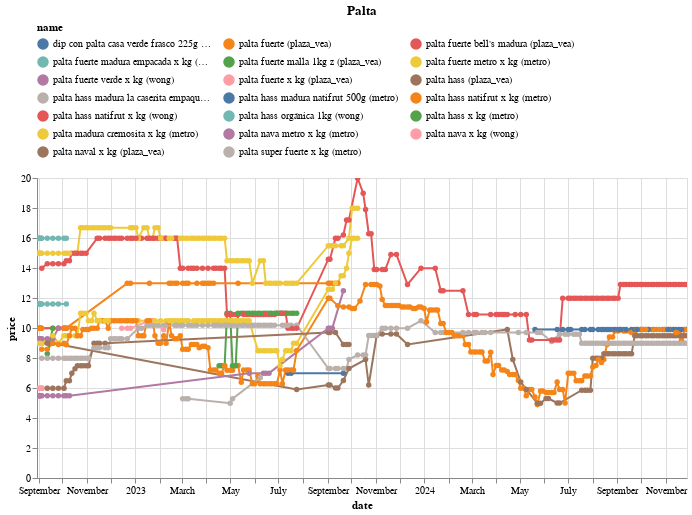

Here is the notebook cell this chart was saved with:
### Code cell
(df
 .loc[df.name.isin(names)]
 .pipe(alt.Chart)
 .mark_line(point=True)
 .encode(x='date', y='price', color='name', tooltip=['name','price'])
 .properties(width=650, title='Palta')
 .interactive()
 .configure_legend(orient='top', columns=3)
)

### Figure 1 — Vega-Lite specification as saved in the notebook (floating-point values rounded to 4 significant figures; data arrays with more than 128 entries replaced by an {"elided": "..."} marker saying what was removed)
{"config": {"view": {"continuousWidth": 300, "continuousHeight": 300}, "legend": {"columns": 3, "orient": "top"}}, "data": {"name": "data-fe3b0b180e7f0496e056e0d752217908"}, "mark": {"type": "line", "point": true}, "encoding": {"color": {"field": "name", "type": "nominal"}, "tooltip": [{"field": "name", "type": "nominal"}, {"field": "price", "type": "quantitative"}], "x": {"field": "date", "type": "temporal"}, "y": {"field": "price", "type": "quantitative"}}, "params": [{"name": "param_14", "select": {"type": "interval", "encodings": ["x", "y"]}, "bind": "scales"}], "title": "Palta", "width": 650, "$schema": "https://vega.github.io/schema/vega-lite/v5.20.1.json", "datasets": {"data-fe3b0b180e7f0496e056e0d752217908": {"elided": "983 records"}}}
